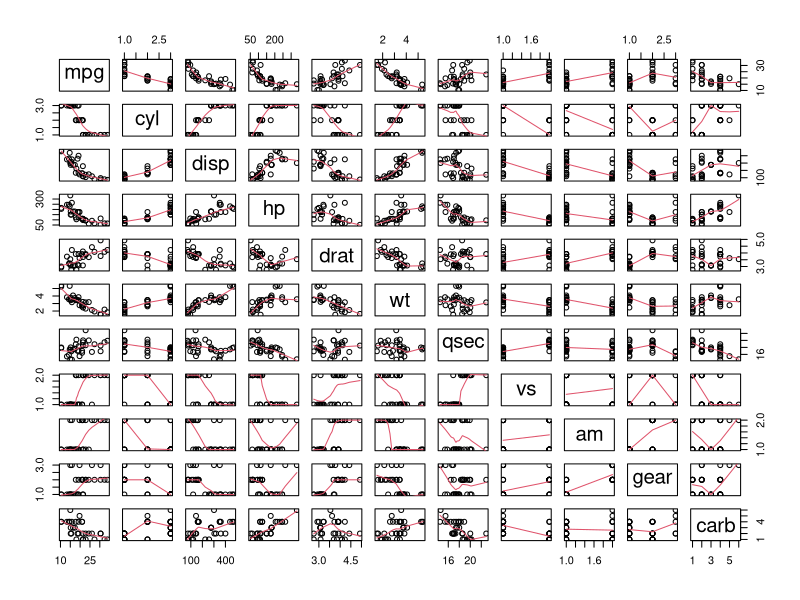
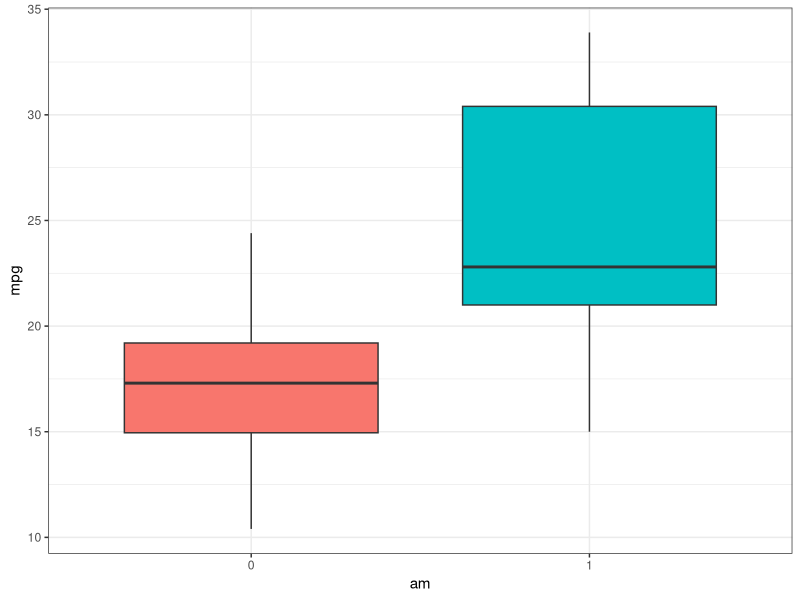
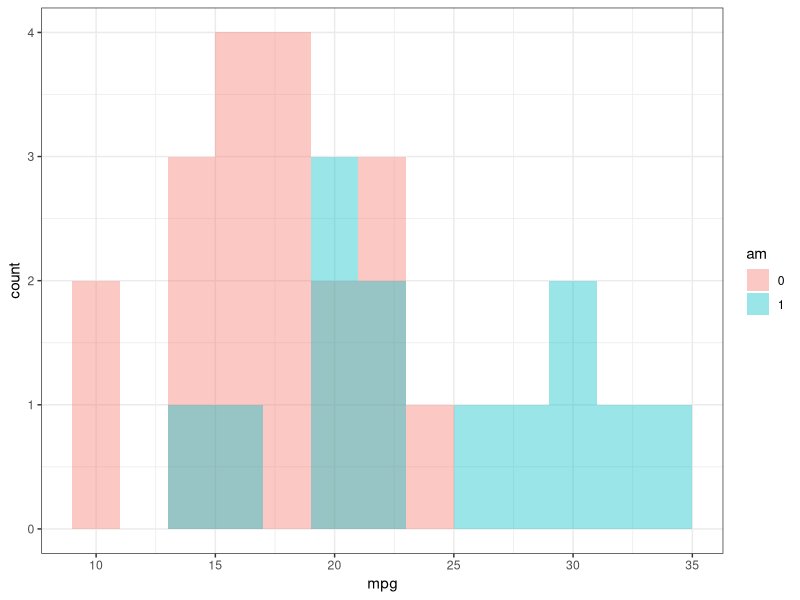
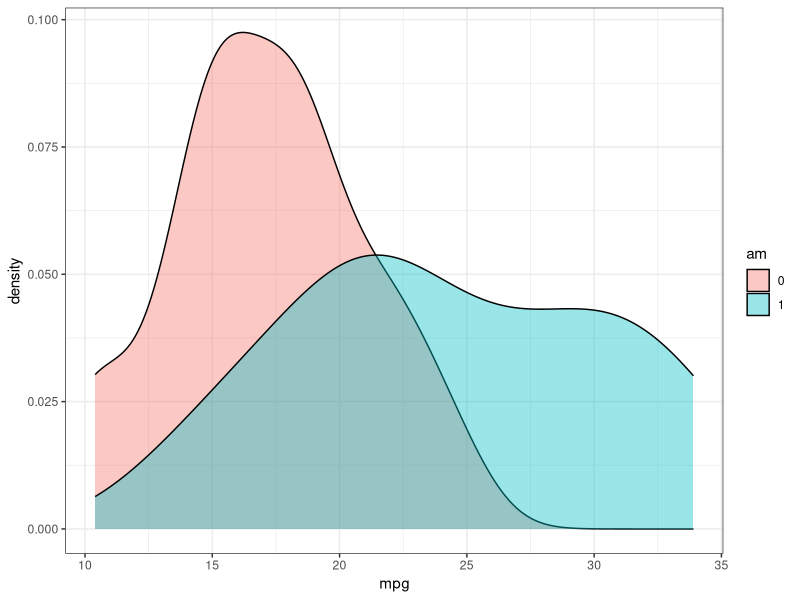
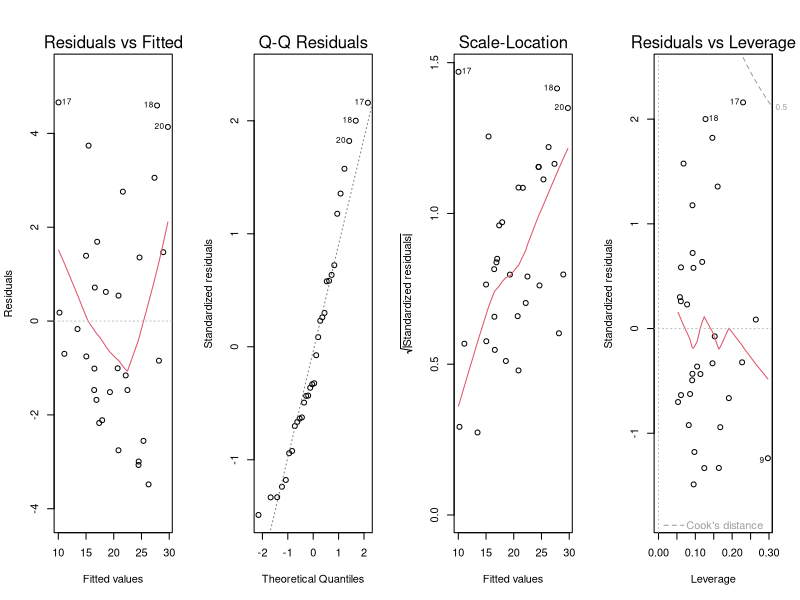
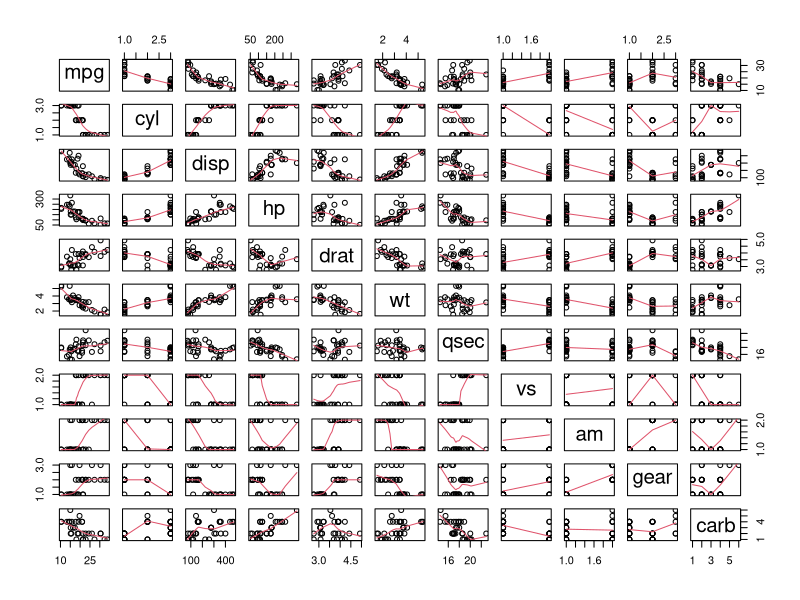
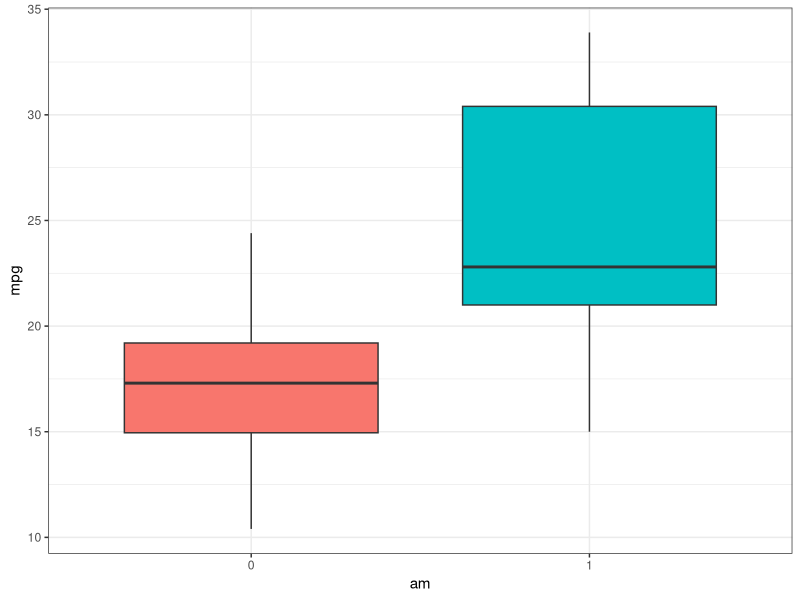
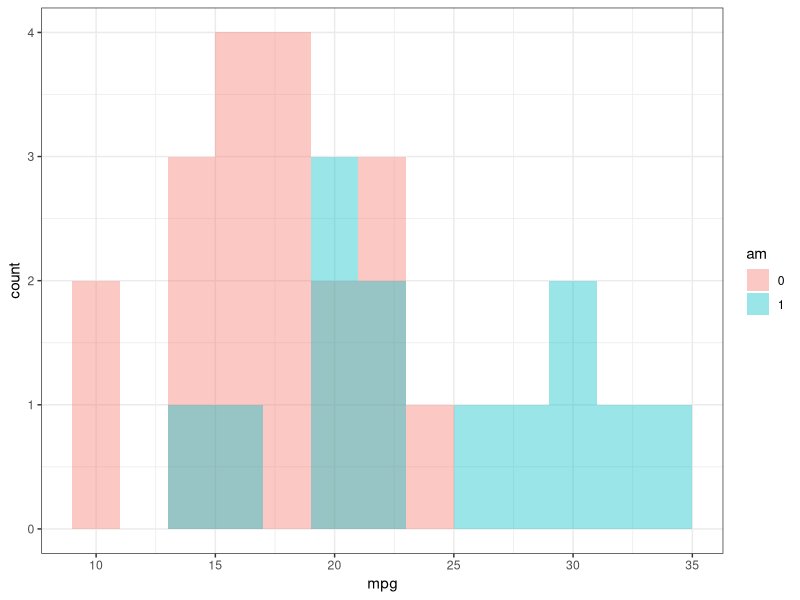

Source code (R) for these figures, in order:
## ---- chunk 1
## load libraries
library(dplyr); library(datasets); library(ggplot2)
## load data as 'table data frame' object
data(mtcars); mtcars_data <- tbl_df(mtcars)
## define variables as factor terms 
mtcars_data$cyl <- as.factor(mtcars_data$cyl); mtcars_data$vs <- as.factor(mtcars_data$vs)
mtcars_data$am <- as.factor(mtcars_data$am); mtcars_data$gear <- as.factor(mtcars_data$gear)
mtcars_data$carb <- as.factor(mtcars_data$carb); str(mtcars_data)
## ---- chunk 2
## pairs plot with smooth fit lines
pairs(mtcars_data, panel = panel.smooth)
## ---- chunk 3
## exploratory data analysis - plot transmission type vs. mpg, histogram + density plots
g0 <- ggplot(mtcars_data, aes(x=am, y=mpg, fill=am)) + geom_boxplot() + theme_bw() + guides(fill=FALSE)
g1 <- ggplot(mtcars_data, aes(x=mpg, fill=am)) + geom_histogram(binwidth=2, alpha=0.4, position="identity") + theme_bw()
g2 <- ggplot(mtcars_data, aes(x=mpg, fill=am)) + geom_density(alpha=0.4) + theme_bw()
## ---- chunk 4
g0
## ---- chunk 5
g1
## ---- chunk 6
g2
## ---- chunk 7
## statistics and t-test - transmission type vs. mpg
d <- dplyr::select(mtcars_data, am, mpg)
d_stats <- summarize(group_by(d, am), "mpg-n" = length(mpg),"mpg-mean" = mean(mpg),
          "mpg-sd" = sd(mpg), "mpg-median" = quantile(mpg,0.5),
          "95%-CI-Left" = t.test(mpg)[[4]][1], "95%-CI-Right" = t.test(mpg)[[4]][2] ); d_stats
## ---- chunk 8
# t-test between mpg from auto vs. manual transmission 
t.test(data.frame(d[d$am==1,][2]), data.frame(d[d$am==0,][2]), paired=FALSE, var.equal=FALSE)$method
t.test(data.frame(d[d$am==1,][2]), data.frame(d[d$am==0,][2]), paired=FALSE, var.equal=FALSE)$conf.int
## ---- chunk 9
## linear regression between transmission and mpg only
fit_am <- lm(mpg ~ am, mtcars_data); summary(fit_am)$coefficients
## ---- chunk 10
## fit all variables model 
fit_all <- lm (mpg ~ . , mtcars_data); summary(fit_all)$coefficients
## ---- chunk 11
## trial and error, removed variables
fit_reduced <- lm (mpg ~ wt + qsec + am, mtcars_data)
summary(fit_reduced)$coefficients; confint(fit_reduced)
## ---- chunk 12
## residual plot and diagnostics 
par(mfrow=c(1,4)); plot(fit_reduced)
## ---- chunk 13
## load libraries
library(dplyr); library(datasets); library(ggplot2)
data(mtcars); mtcars_data <- tbl_df(mtcars)
## define variables as factor terms 
mtcars_data$cyl <- as.factor(mtcars_data$cyl); mtcars_data$vs <- as.factor(mtcars_data$vs)
mtcars_data$am <- as.factor(mtcars_data$am); mtcars_data$gear <- as.factor(mtcars_data$gear)
mtcars_data$carb <- as.factor(mtcars_data$carb); summary(mtcars_data)
## ---- chunk 14
## pairs plot with smooth fit lines
pairs(mtcars_data, panel = panel.smooth)
## ---- chunk 15
## exploratory data analysis - plot transmission type vs. mpg, histogram + density plots
g0 <- ggplot(mtcars_data, aes(x=am, y=mpg, fill=am)) + geom_boxplot() + theme_bw() + guides(fill=FALSE)
g1 <- ggplot(mtcars_data, aes(x=mpg, fill=am)) + geom_histogram(binwidth=2, alpha=0.4, position="identity") + theme_bw()
g2 <- ggplot(mtcars_data, aes(x=mpg, fill=am)) + geom_density(alpha=0.4) + theme_bw()
g0; g1; g2
## ---- chunk 16
## statistics and t-test - transmission type vs. mpg
d <- dplyr::select(mtcars_data, am, mpg)
d_stats <- summarize(group_by(d, am), "mpg-n" = length(mpg),"mpg-mean" = mean(mpg),"mpg-sd" = sd(mpg), "mpg-median" = quantile(mpg,0.5), "95%-CI-Left" = t.test(mpg)[[4]][1], "95%-CI-Right" = t.test(mpg)[[4]][2] ); d_stats
## ---- chunk 17
# t-test between mpg from auto vs. manual transmission 
t.test(data.frame(d[d$am==1,][2]), data.frame(d[d$am==0,][2]), paired=FALSE, var.equal=FALSE)
## ---- chunk 18
fit_am <- lm(mpg ~ am, mtcars_data); summary(fit_am)
## ---- chunk 19
par(mfrow=c(1,4)); plot(fit_am)
## ---- chunk 20
fit_all <- lm (mpg ~ . , mtcars_data); summary(fit_all)$coefficients
## ---- chunk 21
par(mfrow=c(1,4)); plot(fit_all)
## ---- chunk 22
fit_reduced <- lm (mpg ~ wt + qsec + am, mtcars_data); summary(fit_reduced); confint(fit_reduced)
## ---- chunk 23
par(mfrow=c(1,4)); plot(fit_reduced)
## ---- chunk 24
anova(fit_reduced)
